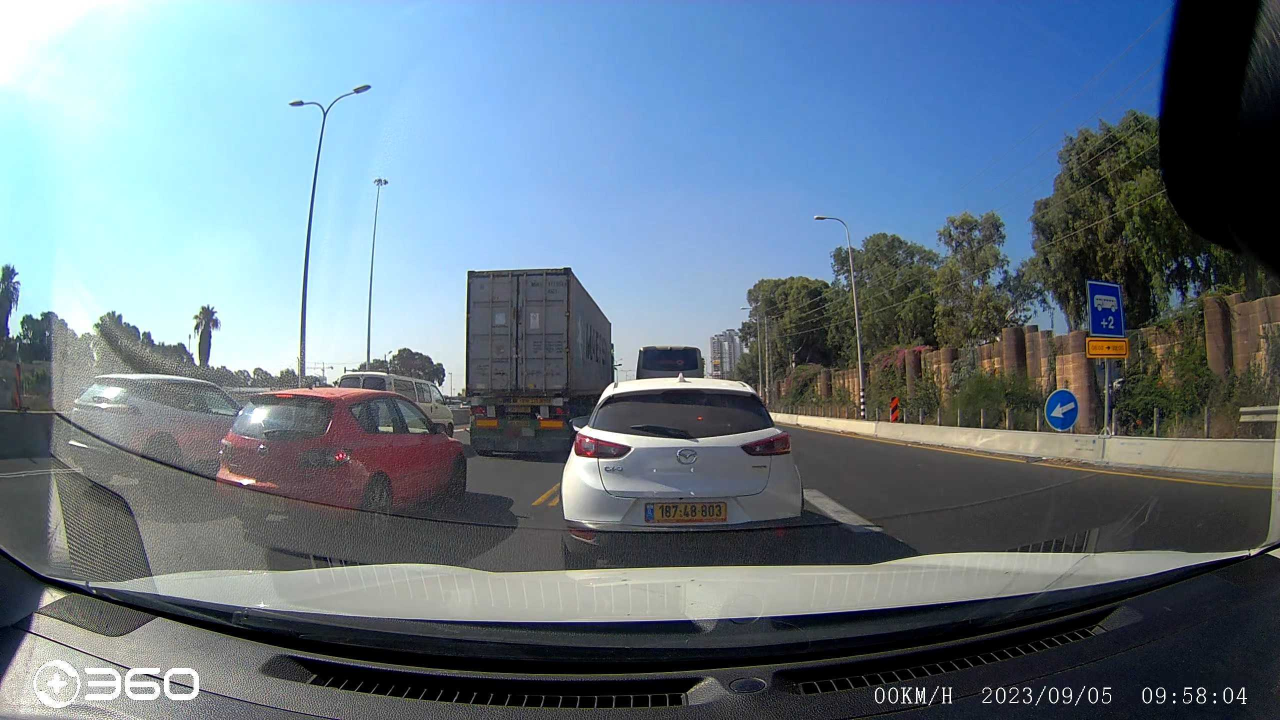
#> input picture imgs/car1.jpg, 2560 x 1440 px, found by its file name (shown at 1/2 size)
$ python main1_20230905233625.py
#> lines starting #> are read from the running program, lines starting #| are printed output that depends on the picture; after the words box and inside, x2 and y2 are one past the last pixel; in counts of white or black regions, pixels touching at a corner belong together
from easyocr import Reader
import cv2

# load the image and resize it
image = cv2.imread("imgs/car1.jpg")
#> image is the input picture: shape (1440, 2560, 3); mean B, G, R 134.2, 121.1, 103.7
print(image.shape)
#| (1440, 2560, 3)
image = image[1024-100:1024+100, 1280-100:1280+200]
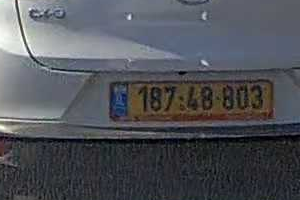
#> image: shape (200, 300, 3); mean B, G, R 88.4, 82.4, 80.3
cv2.imshow("hello", image)
cv2.waitKey(0)
cv2.destroyAllWindows()


# convert the input image to grayscale,
# blur it, and detect the edges
gray = cv2.cvtColor(image, cv2.COLOR_BGR2GRAY)
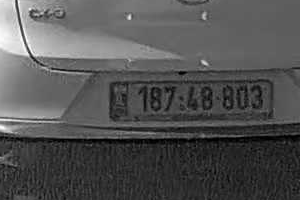
#> gray: shape (200, 300); min 0, max 254, mean 82.5
blur = cv2.GaussianBlur(gray, (5,5), 0)
cv2.imshow('blur', blur)
cv2.waitKey()

for i in range(200):

    edged = cv2.Canny(blur, 10, i)
    cv2.imshow('Canny: %s' % i, edged)
    cv2.waitKey(0)
#> this loop made 200 passes
#> pass 1, `edged = cv2.Canny(blur, 10, i)`:
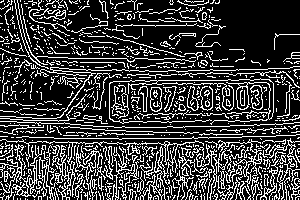
#> edged: shape (200, 300); 24.2% white in thin lines or dots
    # cv2.destroyAllWindows()

# find the contours, sort them, and keep only the 5 largest ones
contours, _ = cv2.findContours(edged, cv2.RETR_TREE, cv2.CHAIN_APPROX_SIMPLE)
#> contours = 35 contours, 25 with area under 20; largest, box (x1, y1, x2, y2) and area: (150, 87, 162, 112) 240, (150, 87, 162, 112) 229, (0, 144, 31, 200) 188, (33, 8, 66, 20) 64, (0, 66, 300, 119) 44
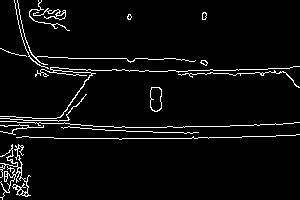
#> edged: shape (200, 300); 4.5% white in thin lines or dots
contours = sorted(contours, key = cv2.contourArea, reverse = True)[:5]
#> contours = 5 contours; box (x1, y1, x2, y2) and area: (150, 87, 162, 112) 240, (150, 87, 162, 112) 229, (0, 144, 31, 200) 188, (33, 8, 66, 20) 64, (0, 66, 300, 119) 44

# loop over the contours
for c in contours:
    # approximate each contour
    peri = cv2.arcLength(c, True)
    approx = cv2.approxPolyDP(c, 0.02 * peri, True)
    # if the contour has 4 points, we can say
    # that we have found our license plate
    if len(approx) == 4:
        n_plate_cnt = approx
        break
#> this loop made 5 passes
#> peri on passes 1 to 5: 66.38, 67.46, 702.8, 168.3, 1007.3

# get the bounding box of the contour and
# extract the license plate from the image
#> (the run stopped early here; a loop or call above may not have finished)
